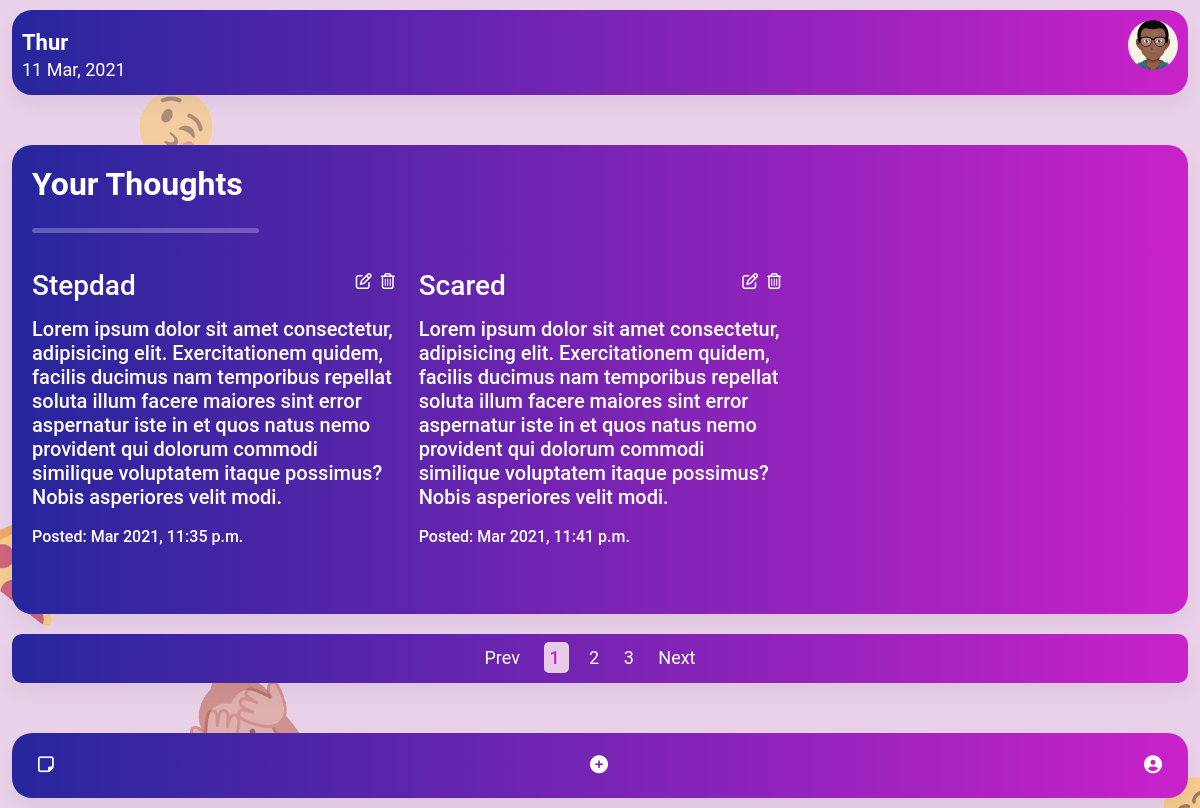
The app's page / (signed in) with its own data.
### note_frontend/models.py (models this page shows, shortened)
class Note(models.Model):
    title = models.CharField(max_length=100)
    thought = models.TextField()
    author = models.ForeignKey(User, on_delete=models.CASCADE)
    timestamp = models.DateTimeField(auto_now_add=True)
    class Meta:
        ordering = ['timestamp']
    def get_update_url(self):
        return reverse('note:update-thought', args=[str(self.pk)])

### note_frontend/views.py (the view)
# urls.py: path('', home, name="home"),
@login_required
def home(request):
    notes = Note.objects.all()[:3]
    context = {
        'notes': notes
    }
    return render(request, "note_frontend/home.html", context)

### note_frontend/templates/note_frontend/home.html (shortened to what this page needs)
{% extends "note_frontend/base.html" %}
{% load static %}
{% block content %}
<main class="home_body">
    <div class="container-fluid">
        <div class="main_card card">
            <p class="h2">
                Your Thoughts
            </p>
            <hr class="hr">
            <div class="thoughts">
                <div class="row">
                    {% for note in notes %}
                    <div class="col-md-4">
                        <div class="thought">
                            <div class="thought_head">
                                <p class="h3">
                                    {{ note.title }}
                                </p>
                                <span class="thought_meta">
                                    <a href="{{ note.get_update_url }}">
                                        <i class="fa fa-pencil-square-o" aria-hidden="true"></i>
                                    </a>
                                    <a href="{% url "note:confirm" note.pk %}">
                                        <i class="fa fa-trash-o" aria-hidden="true"></i>
                                    </a>
                                </span>
                            </div>
                            <p class="h5">
                                {{ note.thought }}
                            </p>
                            <p class="h6">
                                Posted: <span class="published">{{ note.timestamp|date:"M Y, P" }}</span>
                            </p>
                        </div>
                    </div>
                    {% endfor %}
                </div>
            </div>
        </div>
        <div class="pag_body">
            <div class="pag_card card">
                <ul class="pag">
                    <li class="pag-item">
                        <a href="" class="pag-link">
                            Prev
                        </a>
                        <a href="" class="pag-link active">
                            1
                        </a>
                        <a href="" class="pag-link">
                            2
                        </a>
                        <a href="" class="pag-link">
                            3
                        </a>
                        <a href="" class="pag-link">
                            Next
                        </a>
                    </li>
                </ul>
            </div>
        </div>
    </div>
</main>
{% endblock content %}>

### note_frontend/static/css/styles.css (style rules this page uses)
* { margin: 0%; padding: 0%; -webkit-box-sizing: border-box; box-sizing: border-box; }
body.home_body { background-image: url("../img/main-emoji.png"); background-position: contain; background-color: #e7cbe7; }
main.home_body, main.edit_thought, main.publish_thought, main.profile { margin-top: 50px; }
div.main_card, div.edit_card, div.profile_card { background-image: -webkit-gradient(linear, right top, left top, from(#ca22ca), to(#26269c)); background-image: linear-gradient(to left, #ca22ca, #26269c); padding: 20px; border-radius: 20px 20px 20px 20px; }
div.main_card p.h2, div.edit_card p.h2, div.profile_card p.h2 { color: #fff; font-weight: 600; }
hr.hr { color: #fff; height: 5px; border-radius: 20px; width: 20%; }
div.thoughts { margin-top: 20px; }
div.thoughts div.col-md-4 { margin-bottom: 40px; }
div.thoughts div.col-md-4:last-child { margin-bottom: 0%; }
div.thoughts div.thought { margin-bottom: 40px; }
div.thoughts div.thought p.h3 { margin-bottom: 15px; color: #fff; font-weight: 550; }
div.thoughts div.thought p.h5 { color: #fff; }
div.thoughts div.thought p.h6 { color: #fff; padding-top: 10px; }
div.thoughts div.thought_head { display: -webkit-box; display: -ms-flexbox; display: flex; -webkit-box-pack: justify; -ms-flex-pack: justify; justify-content: space-between; }
div.thoughts span.thought_meta a { color: #fff; margin-right: 5px; }
div.thoughts span.thought_meta a:last-child { margin-right: 0%; }
div.thoughts div.thought:last-child { margin-bottom: 0%; }
div.pag_body { margin-top: 20px; }
div.pag_card { background-image: -webkit-gradient(linear, right top, left top, from(#ca22ca), to(#26269c)); background-image: linear-gradient(to left, #ca22ca, #26269c); padding: 10px; border-radius: 10px; }
ul.pag { list-style: none; padding: 0%; margin: 0%; display: -webkit-box; display: -ms-flexbox; display: flex; -webkit-box-pack: center; -ms-flex-pack: center; justify-content: center; }
ul.pag a.pag-link { margin-right: 20px; font-size: 18px; color: #fff; }
ul.pag a.pag-link.active { font-weight: 550; color: #ca22ca !important; background-color: #e7cbe7; padding: 5px; border-radius: 5px; }

### records on screen
Note: title "Stepdad", thought "Lorem ipsum dolor sit amet consectetur, adipisicing elit. Exercitationem quidem, facilis ducimus nam temporibus repellat soluta illum facere maiores sint error aspernatur iste in et quos natus nemo provident qui dolorum commodi similique voluptatem itaque possimus? Nobis asperiores velit modi.", timestamp "Mar 2021, 11:35 p.m."
Note: title "Scared", thought "Lorem ipsum dolor sit amet consectetur, adipisicing elit. Exercitationem quidem, facilis ducimus nam temporibus repellat soluta illum facere maiores sint error aspernatur iste in et quos natus nemo provident qui dolorum commodi similique voluptatem itaque possimus? Nobis asperiores velit modi.", timestamp "Mar 2021, 11:41 p.m."
